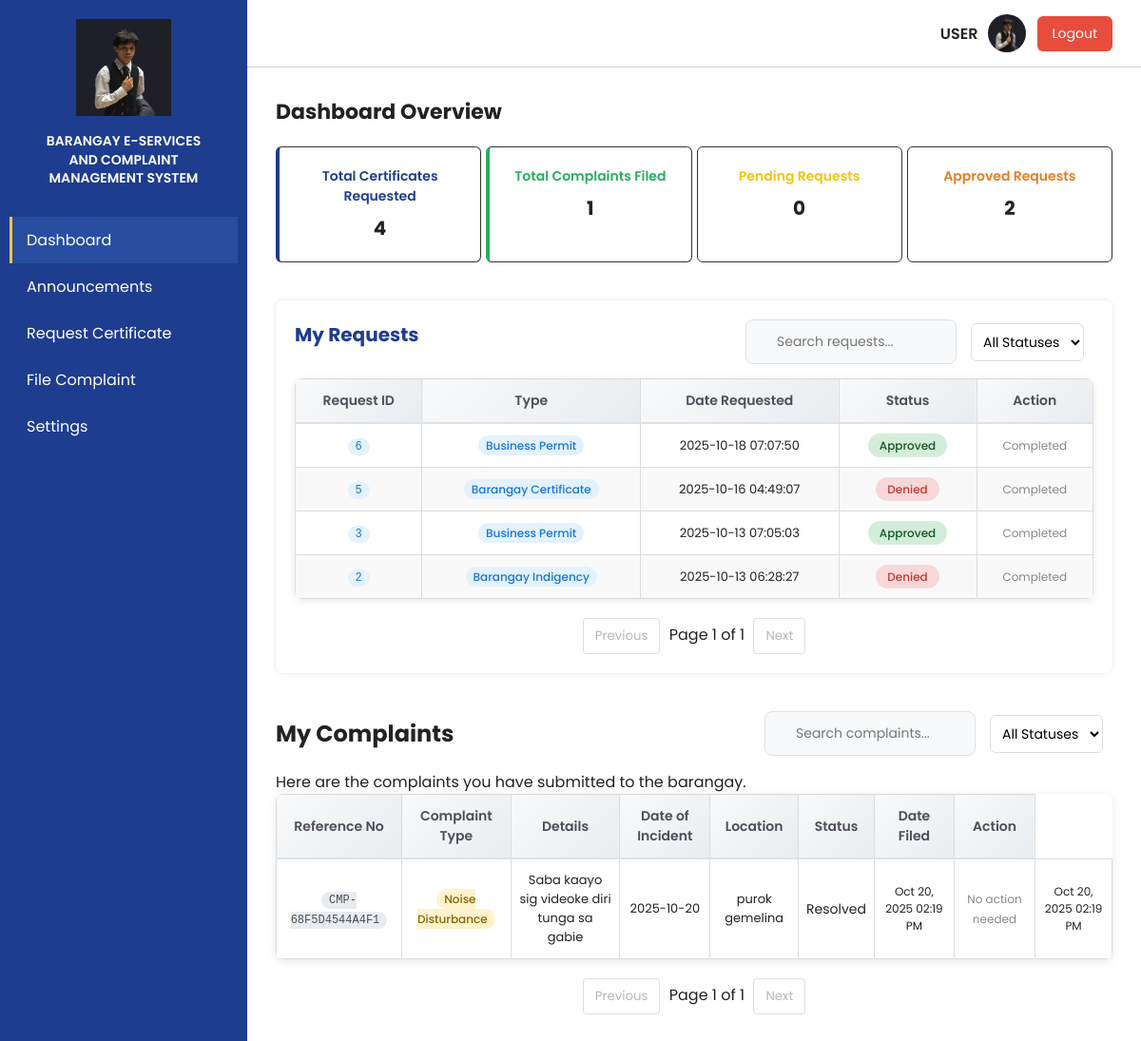
Page /users/user/user_dashboard.php (signed in) on the committed database.
### tables this page shows
CREATE TABLE `tbl_requests` (
  `r_id` int(11) NOT NULL,
  `id` int(11) NOT NULL,
  `first_name` varchar(255) NOT NULL,
  `second_name` varchar(255) NOT NULL,
  `last_name` varchar(255) NOT NULL,
  `gender` varchar(50) NOT NULL,
  `age` int(11) NOT NULL,
  `address` varchar(255) NOT NULL,
  `email` varchar(255) NOT NULL,
  `document_type` varchar(255) NOT NULL,
  `purpose` varchar(255) NOT NULL,
  `r_status` varchar(255) NOT NULL,
  `date_requested` varchar(50) NOT NULL,
  `pickup_datetime` datetime DEFAULT NULL,
  `fees` decimal(10,2) DEFAULT NULL,
  `instructions` text DEFAULT NULL
);

CREATE TABLE `tbl_complaints` (
  `c_id` int(11) NOT NULL,
  `user_id` int(11) NOT NULL,
  `reference_no` varchar(50) NOT NULL,
  `complaint_type` varchar(100) NOT NULL,
  `details` text NOT NULL,
  `date_of_incident` date NOT NULL,
  `location` varchar(255) NOT NULL,
  `status` varchar(50) DEFAULT 'Pending',
  `date_filed` datetime DEFAULT current_timestamp(),
  `involved_parties` text DEFAULT NULL,
  `relationship` varchar(255) DEFAULT NULL,
  `evidence` text DEFAULT NULL
);

### users/user/user_dashboard.php (the view, shortened to what this page needs)
<?php
require_once '../../config.php';
$user_id = $_SESSION['user_id'];
$stmt = $conn->prepare("SELECT * FROM tbl_requests WHERE id = ? ORDER BY r_id DESC");
$stmt->bind_param("i", $user_id);
$stmt->execute();
$result = $stmt->get_result();
$requests = [];
while ($row = $result->fetch_assoc()) {
    $requests[] = $row;
}
$total_requests = count($requests);
$pending_count = 0;
$completed_count = 0;
foreach ($requests as $req) {
    if ($req['r_status'] === 'approved') $completed_count++;
}
?>
<!DOCTYPE html>
<html lang="en">
<head>
  <link rel="stylesheet" href="../../styles/Official_dashboard.css" />
  <link rel="stylesheet" href="../../styles/User_dashboard.css" />
</head>
<body>
  <div class="container">
    <aside class="sidebar">
      <div class="logo-section">
        <img src="../../images/ivan.png" alt="Barangay Logo">
        <h2>BARANGAY E-SERVICES<br>AND COMPLAINT<br>MANAGEMENT SYSTEM</h2>
      </div>
      <nav class="nav">
        <a href="#" class="nav-item nav-dashboard active" data-target="dashboardSection"><i class="fas fa-chart-pie"></i> Dashboard</a>
        <a href="#" class="nav-item nav-announcements" data-target="announcementsSection"><i class="fas fa-bullhorn"></i> Announcements</a>
        <a href="#" class="nav-item nav-requests" data-target="requestCertificateSection"><i class="fas fa-file-alt"></i> Request Certificate</a>
        <a href="#" class="nav-item nav-complaints" data-target="fileComplaintSection"><i class="fas fa-exclamation-circle"></i> File Complaint</a>
        <a href="#" class="nav-item nav-settings" data-target="settingsSection"><i class="fas fa-cog"></i> Settings</a>
      </nav>
    </aside>
    <div class="main">
      <div class="topbar">
        <span class="admin">USER</span>
        <img src="../../images/ivan.png" alt="User Icon" class="admin-icon" />
        <button id="logoutBtn" class="logout-btn" onclick="logout()"><i class="fas fa-sign-out-alt"></i> Logout</button>
      </div>
      <div class="dashboard section" id="dashboardSection">
        <h1>Dashboard Overview</h1>
        <div class="cards">
          <div class="card blue">
            <p>Total Certificates Requested</p>
            <h2><?php echo $total_requests; ?></h2>
          </div>
          <div class="card green">
            <p>Total Complaints Filed</p>
            <h2><?php
              $complaints_count_query = $conn->prepare("SELECT COUNT(*) as count FROM tbl_complaints WHERE user_id = ?");
              $complaints_count_query->bind_param("i", $user_id);
              $complaints_count_query->execute();
              $complaints_count = $complaints_count_query->get_result()->fetch_assoc()['count'];
              echo $complaints_count;
            ?></h2>
          </div>
          <div class="card yellow">
            <p>Pending Requests</p>
            <h2><?php echo $pending_count; ?></h2>
          </div>
          <div class="card orange">
            <p>Approved Requests</p>
            <h2><?php echo $completed_count; ?></h2>
          </div>
        </div>
        <div class="users-section">
          <div class="users-header">
            <h2>My Requests</h2>
            <div class="header-actions">
              <div class="search-container">
                <input type="text" id="requestSearch" placeholder="Search requests..." onkeyup="searchTable('userTable', this.value)">
              </div>
              <select id="requestStatusFilter" onchange="filterUserRequests()" style="padding:8px;border-radius:6px;border:1px solid #ddd;margin-right:10px">
                <option value="">All Statuses</option>
              </select>
            </div>
          </div>
          <table class="user-table" id="userTable">
            <thead>
              <tr>
                <th>Request ID</th>
                <th>Type</th>
                <th>Date Requested</th>
                <th>Status</th>
                <th>Action</th>
              </tr>
            </thead>
            <tbody>
            <?php if ($total_requests > 0): ?>
              <?php foreach ($requests as $req): ?>
                <tr data-status="<?= htmlspecialchars($req['r_status']) ?>">
                  <td><span class="request-id-badge"><?= htmlspecialchars($req['r_id']) ?></span></td>
                  <td><span class="doc-type-badge"><?= htmlspecialchars($req['document_type']) ?></span></td>
                  <td style="font-size:13px;"><?= htmlspecialchars($req['date_requested'] ?? '') ?></td>
                  <td><span class="status <?= $req['r_status'] === 'pending' ? 'pending' : ($req['r_status'] === 'approved' ? 'active' : 'denied') ?>">
                    <?= ucfirst($req['r_status']) ?>
                  </span></td>
                  <td>
                    <?php if ($req['r_status'] === 'pending'): ?>
                      <button class="action-btn edit-btn" onclick="editRequest(<?= $req['r_id'] ?>)"><i class="fas fa-edit"></i> Edit</button>
                      <button class="action-btn delete-btn" onclick="deleteRequest(<?= $req['r_id'] ?>)"><i class="fas fa-trash"></i> Delete</button>
                    <?php elseif ($req['r_status'] === 'approved' && !empty($req['pickup_datetime'])): ?>
                      <button class="action-btn view-btn" onclick="viewPickupDetails(<?= $req['r_id'] ?>)"><i class="fas fa-eye"></i> View Pickup</button>
                    <?php else: ?>
                      <span style="color:#888;font-size:12px;">Completed</span>
                    <?php endif; ?>
                  </td>
                </tr>
              <?php endforeach; ?>
            <?php else: ?>
              <tr>
                <td colspan="5" style="text-align:center;padding:40px;color:#666;">No requests found.</td>
              </tr>
            <?php endif; ?>
            </tbody>
          </table>
          <div id="requestPagination" style="margin-top:20px;text-align:center">
            <button id="requestPrevPage" onclick="changeRequestPage(-1)" disabled style="padding:8px 12px;margin:0 5px;border:1px solid #ddd;border-radius:4px;background:white">Previous</button>
            <span id="requestPageInfo">Page 1 of 1</span>
            <button id="requestNextPage" onclick="changeRequestPage(1)" disabled style="padding:8px 12px;margin:0 5px;border:1px solid #ddd;border-radius:4px;background:white">Next</button>
          </div>
        </div>
        <div class="complaints-section" style="margin-top: 40px;">
          <div class="users-header">
            <h2>My Complaints</h2>
            <div class="header-actions">
              <div class="search-container">
                <input type="text" id="complaintSearch" placeholder="Search complaints..." onkeyup="searchTable('complaintsTable', this.value)">
              </div>
              <select id="complaintStatusFilter" onchange="filterUserComplaints()" style="padding:8px;border-radius:6px;border:1px solid #ddd;margin-right:10px">
                <option value="">All Statuses</option>
              </select>
            </div>
          </div>
          <p class="subtitle">Here are the complaints you have submitted to the barangay.</p>
          <table class="user-table" id="complaintsTable">
            <thead>
              <tr>
                <th>Reference No</th>
                <th>Complaint Type</th>
                <th>Details</th>
                <th>Date of Incident</th>
                <th>Location</th>
                <th>Status</th>
                <th>Date Filed</th>
                <th>Action</th>
              </tr>
            </thead>
            <tbody>
              <?php
                $user_id = $_SESSION['user_id'];
                $complaints_query = $conn->prepare("
                  SELECT c.c_id, c.reference_no, c.complaint_type, c.details, c.date_of_incident, c.location, c.status, c.date_filed,
                         COUNT(h.h_id) as hearing_count
                  FROM tbl_complaints c
                  LEFT JOIN tbl_hearings h ON c.c_id = h.c_id
                  WHERE c.user_id = ?
                  GROUP BY c.c_id
                  ORDER BY c.date_filed DESC
                ");
                $complaints_query->bind_param("i", $user_id);
                $complaints_query->execute();
                $complaints_result = $complaints_query->get_result();
                if ($complaints_result->num_rows > 0) {
                    while ($row = $complaints_result->fetch_assoc()) {
                        $reference_no = htmlspecialchars($row['reference_no']);
                        $complaint_type = htmlspecialchars($row['complaint_type']);
                        $details = htmlspecialchars($row['details']);
                        $date_incident = htmlspecialchars($row['date_of_incident']);
                        $location = htmlspecialchars($row['location']);
                        $status = htmlspecialchars($row['status']);
                        $date_filed = date('M d, Y h:i A', strtotime($row['date_filed']));
                        $status_class = strtolower(str_replace(' ', '-', $status));
                        $hearing_count = $row['hearing_count'];
                        echo "
                          <tr data-status='{$status}'>
                            <td><span class='reference-badge'>{$reference_no}</span></td>
                            <td><span class='complaint-type-badge'>{$complaint_type}</span></td>
                            <td style='max-width:200px;word-break:break-word;font-size:13px;'>{$details}</td>
                            <td style='font-size:13px;'>{$date_incident}</td>
                            <td style='max-width:150px;word-break:break-word;font-size:13px;'>{$location}</td>
                            <td><span class='status-badge {$status_class}'>{$status}" . ($hearing_count > 0 ? " ({$hearing_count} hearing" . ($hearing_count > 1 ? 's' : '') . ")" : "") . "</span></td>
                            <td style='font-size:12px;'>{$date_filed}</td>
                            <td>
                              " . (($status === 'In-Progress' && ($complaint_type === 'Conflict with Neighbor' || $complaint_type === 'Conflict with Persons')) ? "<button class='action-btn view-btn' onclick='viewHearingDetails({$row['c_id']})'><i class='fas fa-eye'></i> View Hearings</button>" : "<span style='color:#888;font-size:12px;'>No action needed</span>") . "
                            </td>
                            <td style='font-size:12px;'>{$date_filed}</td>
                          </tr>
                        ";
                    }
                } else {
                    echo "<tr><td colspan='7' style='text-align:center;padding:40px;color:#666;'>No complaints filed yet.</td></tr>";
                }
              ?>
            </tbody>
          </table>
          <div id="complaintPagination" style="margin-top:20px;text-align:center">
            <button id="complaintPrevPage" onclick="changeComplaintPage(-1)" disabled style="padding:8px 12px;margin:0 5px;border:1px solid #ddd;border-radius:4px;background:white">Previous</button>
            <span id="complaintPageInfo">Page 1 of 1</span>
            <button id="complaintNextPage" onclick="changeComplaintPage(1)" disabled style="padding:8px 12px;margin:0 5px;border:1px solid #ddd;border-radius:4px;background:white">Next</button>
          </div>
        </div>
      </div>
    </div>
  </div>
</body>
</html>

### styles/User_dashboard.css (style rules this page uses)
.reference-badge { background: #e9ecef; color: #495057; padding: 2px 8px; border-radius: 12px; font-size: 12px; font-weight: 500; font-family: monospace; }
.request-id-badge { background: #e3f2fd; color: #1976d2; padding: 2px 8px; border-radius: 12px; font-size: 12px; font-weight: 500; font-family: monospace; }
.header-actions { display: flex; gap: 15px; align-items: center; flex-wrap: wrap; }
.search-container { display: flex; align-items: center; gap: 8px; background: #f8f9fa; padding: 8px 12px; border-radius: 8px; border: 1px solid #dee2e6; }
.search-container input { border: none; background: transparent; outline: none; padding: 4px; font-size: 14px; }
select { padding: 8px 12px; border: 1px solid #dee2e6; border-radius: 6px; background: white; font-size: 14px; cursor: pointer; }
.status { padding: 4px 12px; border-radius: 20px; font-size: 12px; font-weight: 500; text-transform: capitalize; }
.status.active { background: #d4edda; color: #155724; }
.status.denied { background: #f8d7da; color: #721c24; }
.status.denied { background: #f8d7da; color: #c0392b; }
.logout-btn { background: #e74c3c; color: #fff; border: none; padding: 8px 16px; border-radius: 6px; font-size: 14px; cursor: pointer; transition: background 0.2s; margin-left: 12px; }

### rows in the picture
tbl_requests: r_id "6", document_type "Business Permit", date_requested "2025-10-18 07:07:50", r_status "Approved", shows "Completed"
tbl_requests: r_id "5", document_type "Barangay Certificate", date_requested "2025-10-16 04:49:07", r_status "Denied", shows "Completed"
tbl_requests: r_id "3", document_type "Business Permit", date_requested "2025-10-13 07:05:03", r_status "Approved", shows "Completed"
tbl_requests: r_id "2", document_type "Barangay Indigency", date_requested "2025-10-13 06:28:27", r_status "Denied", shows "Completed"
tbl_complaints: reference_no "CMP-68F5D4544A4F1", complaint_type "Noise Disturbance", details "Saba kaayo sig videoke diri tunga sa gabie", date_of_incident "2025-10-20", location "purok gemelina", status "Resolved", date_filed "Oct 20, 2025 02:19 PM", shows "No action needed"

### other values in the picture
$total_requests "4"
$complaints_count "1"
$pending_count "0"
$completed_count "2"
